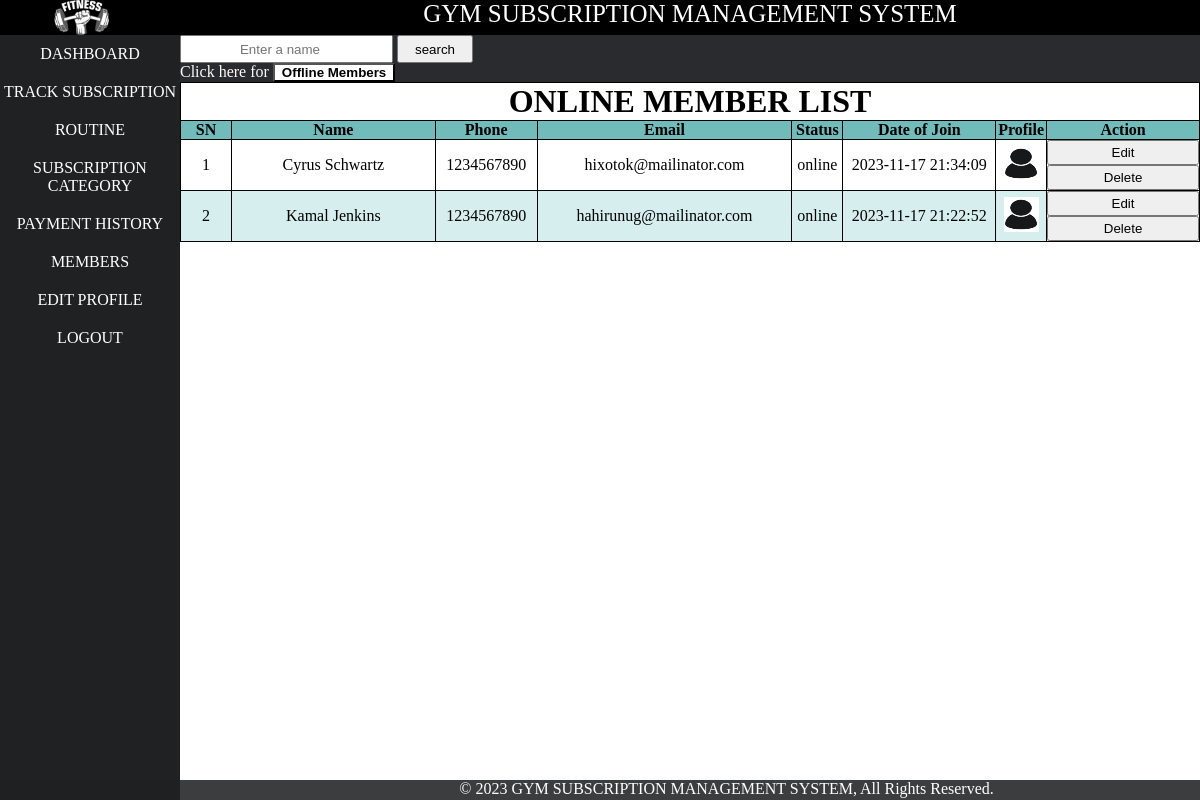
The page /admin/memberlist.php (signed in) on the database as committed earlier.
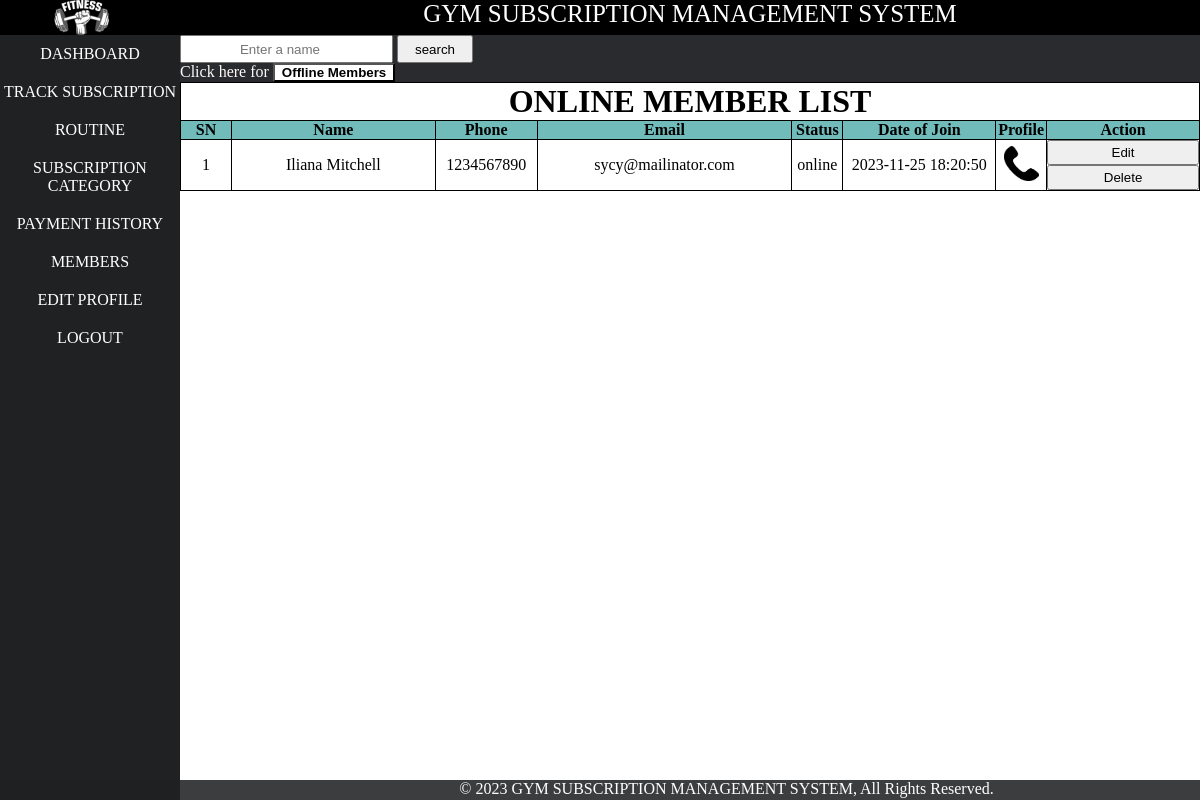
The same page on the database as committed later.
### tables this page shows
CREATE TABLE `member` (
  `mid` int(11) NOT NULL,
  `name` varchar(21) NOT NULL,
  `phone` bigint(10) NOT NULL,
  `email` varchar(31) NOT NULL,
  `password` varchar(255) NOT NULL,
  `status` varchar(500) NOT NULL DEFAULT 'offline',
  `date` datetime NOT NULL DEFAULT current_timestamp(),
  `image` varchar(1100) DEFAULT NULL,
  `m_otp` varchar(225) NOT NULL,
  `m_opt_expire_time` datetime NOT NULL
);

### admin/memberlist.php (the view, shortened to what this page needs)
<?php
include('layout/header.php');
include('layout/left.php');
?>
<div id="right">
    <link rel="stylesheet" href="../css/tableDecorate.css">
    <form action="search.php" method="post">
        <input type="search" name="text_search" id="" class="centermember_botton" placeholder="Enter a name" value="">
        <input type="submit" name="search" id="" value="search" class="centermember_botton">
    </form>
    Click here for <button style="background-color: white;"><a href="memberlist_offline.php"
            style="color: black; padding:7px;"><strong>Offline Members</strong> </a></button>
    <div class="table_class">
        <table class="membership">
            <tr>
                <td colspan="8">
                    <h1 class="center">ONLINE MEMBER LIST</h1>
                </td>
            </tr>
            <tr>
                <th width=5%>SN</th>
                <th width=20%>Name</th>
                <th width=10%>Phone</th>
                <th width=25%>Email</th>
                <th width=5%>Status</th>
                <th width=15%>Date of Join</th>
                <th width=5%>Profile</th>
                <th width=15%>Action</th>
            </tr>
            <?php
            $conn = new mysqli("localhost", "root", "", "gsms");
            $sql = "SELECT * FROM member WHERE status = 'online' ORDER BY name ASC";
            $result = $conn->query($sql);
            $i = 0;
            while ($row = $result->fetch_assoc()) {
                $i++;
                $id = $row["mid"];
                $name = $row["name"];
                $date = $row["date"];
                $phone = $row["phone"];
                $email = $row["email"];
                $image = $row["image"];
                $status = $row["status"];
                echo "<tr>
                        <td>$i</td>
                        <td>$name</td>
                        <td>$phone</td>
                        <td>$email</td>
                        <td>$status</td>
                        <td>$date</td>
                        <td><img src='../img/$image'  id='img_id'></td>
                        <td class='h-center'>
                        <form action='edit_member_list.php' method='get' target= blank >
                        <input type='hidden' value='$id' name='member_id' />
                        <input type='submit' name='edit_member' value='Edit' class='edit_delete_green'>
                    </form>
                            <form action='memberlist.php' method='get'>
                                <input type='hidden' value='$id' name='member_id' />
                                <input type='submit' name='delete_member' value='Delete' class='edit_delete_red'>
                            </form>
                        </td>
                    </tr>";
            }
            ?>
        </table>
    </div>
</div>
<?php
include('layout/footer.php');
?>

Rows that differ between the two databases and show on the page:
removed member: name "Cyrus Schwartz", phone "1234567890", email "hixotok@mailinator.com", status "online", date "2023-11-17 21:34:09", image (placeholder picture)
changed member "online": name "Kamal Jenkins" → "Iliana Mitchell"; email "hahirunug@mailinator.com" → "sycy@mailinator.com"; date "2023-11-17 21:22:52" → "2023-11-25 18:20:50"; image: picture added in place of a placeholder
